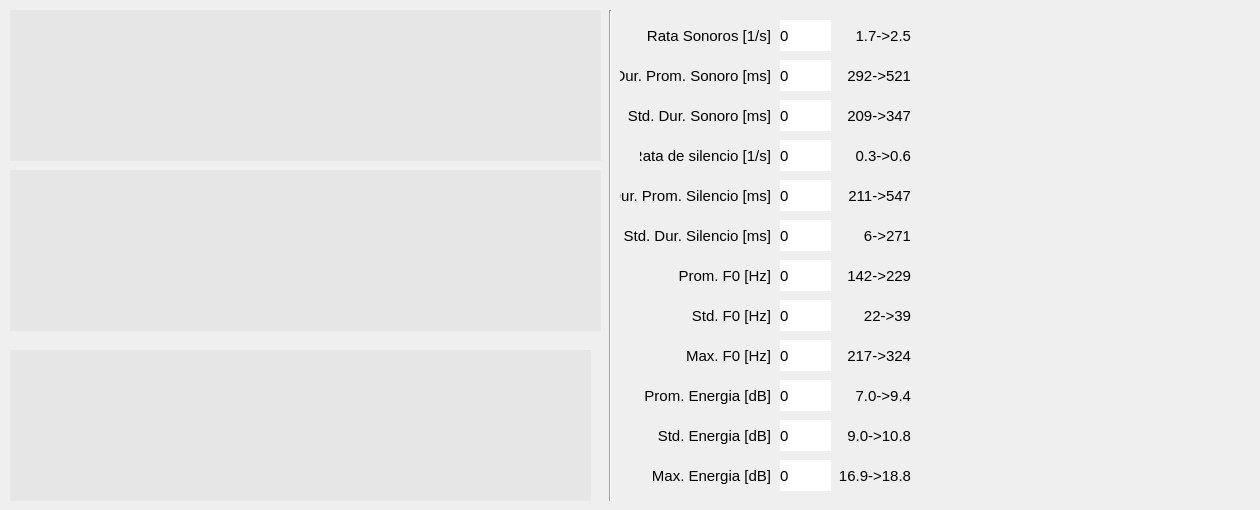
    <widget class="QWidget" name="tab_4">
     <attribute name="title">
      <string>Prosodia</string>
     </attribute>
     <widget class="QCustomPlot" name="customPlot_7" native="true">
      <property name="geometry">
       <rect>
        <x>10</x>
        <y>10</y>
        <width>591</width>
        <height>151</height>
       </rect>
      </property>
      <property name="styleSheet">
       <string notr="true">background-color: rgb(230, 230, 230);</string>
      </property>
     </widget>
     <widget class="QCustomPlot" name="customPlot_8" native="true">
      <property name="geometry">
       <rect>
        <x>10</x>
        <y>170</y>
        <width>591</width>
        <height>161</height>
       </rect>
      </property>
      <property name="styleSheet">
       <string notr="true">background-color: rgb(230, 230, 230);</string>
      </property>
     </widget>
     <widget class="QCustomPlot" name="customPlot_9" native="true">
      <property name="geometry">
       <rect>
        <x>10</x>
        <y>350</y>
        <width>581</width>
        <height>151</height>
       </rect>
      </property>
      <property name="styleSheet">
       <string notr="true">background-color: rgb(230, 230, 230);</string>
      </property>
     </widget>
     <widget class="Line" name="line_3">
      <property name="geometry">
       <rect>
        <x>600</x>
        <y>10</y>
        <width>20</width>
        <height>491</height>
       </rect>
      </property>
      <property name="orientation">
       <enum>Qt::Vertical</enum>
      </property>
     </widget>
     <widget class="QLabel" name="label_69">
      <property name="geometry">
       <rect>
        <x>780</x>
        <y>20</y>
        <width>51</width>
        <height>31</height>
       </rect>
      </property>
      <property name="font">
       <font>
        <pointsize>11</pointsize>
       </font>
      </property>
      <property name="styleSheet">
       <string notr="true">background-color: rgb(255, 255, 255);
border-color: rgb(0, 0, 0);</string>
      </property>
      <property name="text">
       <string>0</string>
      </property>
     </widget>
     <widget class="QLabel" name="label_70">
      <property name="geometry">
       <rect>
        <x>780</x>
        <y>60</y>
        <width>51</width>
        <height>31</height>
       </rect>
      </property>
      <property name="font">
       <font>
        <pointsize>11</pointsize>
       </font>
      </property>
      <property name="styleSheet">
       <string notr="true">background-color: rgb(255, 255, 255);
border-color: rgb(0, 0, 0);</string>
      </property>
      <property name="text">
       <string>0</string>
      </property>
     </widget>
     <widget class="QLabel" name="label_71">
      <property name="geometry">
       <rect>
        <x>780</x>
        <y>100</y>
        <width>51</width>
        <height>31</height>
       </rect>
      </property>
      <property name="font">
       <font>
        <pointsize>11</pointsize>
       </font>
      </property>
      <property name="styleSheet">
       <string notr="true">background-color: rgb(255, 255, 255);
border-color: rgb(0, 0, 0);</string>
      </property>
      <property name="text">
       <string>0</string>
      </property>
     </widget>
     <widget class="QLabel" name="label_72">
      <property name="geometry">
       <rect>
        <x>780</x>
        <y>140</y>
        <width>51</width>
        <height>31</height>
       </rect>
      </property>
      <property name="font">
       <font>
        <pointsize>11</pointsize>
       </font>
      </property>
      <property name="styleSheet">
       <string notr="true">background-color: rgb(255, 255, 255);
border-color: rgb(0, 0, 0);</string>
      </property>
      <property name="text">
       <string>0</string>
      </property>
     </widget>
     <widget class="QLabel" name="label_73">
      <property name="geometry">
       <rect>
        <x>780</x>
        <y>180</y>
        <width>51</width>
        <height>31</height>
       </rect>
      </property>
      <property name="font">
       <font>
        <pointsize>11</pointsize>
       </font>
      </property>
      <property name="styleSheet">
       <string notr="true">background-color: rgb(255, 255, 255);
border-color: rgb(0, 0, 0);</string>
      </property>
      <property name="text">
       <string>0</string>
      </property>
     </widget>
     <widget class="QLabel" name="label_74">
      <property name="geometry">
       <rect>
        <x>780</x>
        <y>220</y>
        <width>51</width>
        <height>31</height>
       </rect>
      </property>
      <property name="font">
       <font>
        <pointsize>11</pointsize>
       </font>
      </property>
      <property name="styleSheet">
       <string notr="true">background-color: rgb(255, 255, 255);
border-color: rgb(0, 0, 0);</string>
      </property>
      <property name="text">
       <string>0</string>
      </property>
     </widget>
     <widget class="QLabel" name="label_75">
      <property name="geometry">
       <rect>
        <x>780</x>
        <y>260</y>
        <width>51</width>
        <height>31</height>
       </rect>
      </property>
      <property name="font">
       <font>
        <pointsize>11</pointsize>
       </font>
      </property>
      <property name="styleSheet">
       <string notr="true">background-color: rgb(255, 255, 255);
border-color: rgb(0, 0, 0);</string>
      </property>
      <property name="text">
       <string>0</string>
      </property>
     </widget>
     <widget class="QLabel" name="label_76">
      <property name="geometry">
       <rect>
        <x>780</x>
        <y>300</y>
        <width>51</width>
        <height>31</height>
       </rect>
      </property>
      <property name="font">
       <font>
        <pointsize>11</pointsize>
       </font>
      </property>
      <property name="styleSheet">
       <string notr="true">background-color: rgb(255, 255, 255);
border-color: rgb(0, 0, 0);</string>
      </property>
      <property name="text">
       <string>0</string>
      </property>
     </widget>
     <widget class="QLabel" name="label_77">
      <property name="geometry">
       <rect>
        <x>780</x>
        <y>340</y>
        <width>51</width>
        <height>31</height>
       </rect>
      </property>
      <property name="font">
       <font>
        <pointsize>11</pointsize>
       </font>
      </property>
      <property name="styleSheet">
       <string notr="true">background-color: rgb(255, 255, 255);
border-color: rgb(0, 0, 0);</string>
      </property>
      <property name="text">
       <string>0</string>
      </property>
     </widget>
     <widget class="QLabel" name="label_78">
      <property name="geometry">
       <rect>
        <x>780</x>
        <y>380</y>
        <width>51</width>
        <height>31</height>
       </rect>
      </property>
      <property name="font">
       <font>
        <pointsize>11</pointsize>
       </font>
      </property>
      <property name="styleSheet">
       <string notr="true">background-color: rgb(255, 255, 255);
border-color: rgb(0, 0, 0);</string>
      </property>
      <property name="text">
       <string>0</string>
      </property>
     </widget>
     <widget class="QLabel" name="label_79">
      <property name="geometry">
       <rect>
        <x>780</x>
        <y>420</y>
        <width>51</width>
        <height>31</height>
       </rect>
      </property>
      <property name="font">
       <font>
        <pointsize>11</pointsize>
       </font>
      </property>
      <property name="styleSheet">
       <string notr="true">background-color: rgb(255, 255, 255);
border-color: rgb(0, 0, 0);</string>
      </property>
      <property name="text">
       <string>0</string>
      </property>
     </widget>
     <widget class="QLabel" name="label_80">
      <property name="geometry">
       <rect>
        <x>780</x>
        <y>460</y>
        <width>51</width>
        <height>31</height>
       </rect>
      </property>
      <property name="font">
       <font>
        <pointsize>11</pointsize>
       </font>
      </property>
      <property name="styleSheet">
       <string notr="true">background-color: rgb(255, 255, 255);
border-color: rgb(0, 0, 0);</string>
      </property>
      <property name="text">
       <string>0</string>
      </property>
     </widget>
     <widget class="QLabel" name="label_81">
      <property name="geometry">
       <rect>
        <x>640</x>
        <y>20</y>
        <width>131</width>
        <height>31</height>
       </rect>
      </property>
      <property name="font">
       <font>
        <pointsize>11</pointsize>
       </font>
      </property>
      <property name="text">
       <string>Rata Sonoros [1/s]</string>
      </property>
      <property name="alignment">
       <set>Qt::AlignRight|Qt::AlignTrailing|Qt::AlignVCenter</set>
      </property>
     </widget>
     <widget class="QLabel" name="label_82">
      <property name="geometry">
       <rect>
        <x>620</x>
        <y>60</y>
        <width>151</width>
        <height>31</height>
       </rect>
      </property>
      <property name="font">
       <font>
        <pointsize>11</pointsize>
       </font>
      </property>
      <property name="text">
       <string>Dur. Prom. Sonoro [ms]</string>
      </property>
      <property name="alignment">
       <set>Qt::AlignRight|Qt::AlignTrailing|Qt::AlignVCenter</set>
      </property>
     </widget>
     <widget class="QLabel" name="label_83">
      <property name="geometry">
       <rect>
        <x>620</x>
        <y>100</y>
        <width>151</width>
        <height>31</height>
       </rect>
      </property>
      <property name="font">
       <font>
        <pointsize>11</pointsize>
       </font>
      </property>
      <property name="text">
       <string>Std. Dur. Sonoro [ms]</string>
      </property>
      <property name="alignment">
       <set>Qt::AlignRight|Qt::AlignTrailing|Qt::AlignVCenter</set>
      </property>
     </widget>
     <widget class="QLabel" name="label_84">
      <property name="geometry">
       <rect>
        <x>640</x>
        <y>140</y>
        <width>131</width>
        <height>31</height>
       </rect>
      </property>
      <property name="font">
       <font>
        <pointsize>11</pointsize>
       </font>
      </property>
      <property name="text">
       <string>Rata de silencio [1/s]</string>
      </property>
      <property name="alignment">
       <set>Qt::AlignRight|Qt::AlignTrailing|Qt::AlignVCenter</set>
      </property>
     </widget>
     <widget class="QLabel" name="label_85">
      <property name="geometry">
       <rect>
        <x>620</x>
        <y>180</y>
        <width>151</width>
        <height>31</height>
       </rect>
      </property>
      <property name="font">
       <font>
        <pointsize>11</pointsize>
       </font>
      </property>
      <property name="text">
       <string>Dur. Prom. Silencio [ms]</string>
      </property>
      <property name="alignment">
       <set>Qt::AlignRight|Qt::AlignTrailing|Qt::AlignVCenter</set>
      </property>
     </widget>
     <widget class="QLabel" name="label_86">
      <property name="geometry">
       <rect>
        <x>620</x>
        <y>220</y>
        <width>151</width>
        <height>31</height>
       </rect>
      </property>
      <property name="font">
       <font>
        <pointsize>11</pointsize>
       </font>
      </property>
      <property name="text">
       <string>Std. Dur. Silencio [ms]</string>
      </property>
      <property name="alignment">
       <set>Qt::AlignRight|Qt::AlignTrailing|Qt::AlignVCenter</set>
      </property>
     </widget>
     <widget class="QLabel" name="label_87">
      <property name="geometry">
       <rect>
        <x>620</x>
        <y>260</y>
        <width>151</width>
        <height>31</height>
       </rect>
      </property>
      <property name="font">
       <font>
        <pointsize>11</pointsize>
       </font>
      </property>
      <property name="text">
       <string>Prom. F0 [Hz]</string>
      </property>
      <property name="alignment">
       <set>Qt::AlignRight|Qt::AlignTrailing|Qt::AlignVCenter</set>
      </property>
     </widget>
     <widget class="QLabel" name="label_88">
      <property name="geometry">
       <rect>
        <x>620</x>
        <y>300</y>
        <width>151</width>
        <height>31</height>
       </rect>
      </property>
      <property name="font">
       <font>
        <pointsize>11</pointsize>
       </font>
      </property>
      <property name="text">
       <string>Std. F0 [Hz]</string>
      </property>
      <property name="alignment">
       <set>Qt::AlignRight|Qt::AlignTrailing|Qt::AlignVCenter</set>
      </property>
     </widget>
     <widget class="QLabel" name="label_89">
      <property name="geometry">
       <rect>
        <x>620</x>
        <y>340</y>
        <width>151</width>
        <height>31</height>
       </rect>
      </property>
      <property name="font">
       <font>
        <pointsize>11</pointsize>
       </font>
      </property>
      <property name="text">
       <string>Max. F0 [Hz]</string>
      </property>
      <property name="alignment">
       <set>Qt::AlignRight|Qt::AlignTrailing|Qt::AlignVCenter</set>
      </property>
     </widget>
     <widget class="QLabel" name="label_90">
      <property name="geometry">
       <rect>
        <x>620</x>
        <y>380</y>
        <width>151</width>
        <height>31</height>
       </rect>
      </property>
      <property name="font">
       <font>
        <pointsize>11</pointsize>
       </font>
      </property>
      <property name="text">
       <string>Prom. Energia [dB]</string>
      </property>
      <property name="alignment">
       <set>Qt::AlignRight|Qt::AlignTrailing|Qt::AlignVCenter</set>
      </property>
     </widget>
     <widget class="QLabel" name="label_91">
      <property name="geometry">
       <rect>
        <x>620</x>
        <y>420</y>
        <width>151</width>
        <height>31</height>
       </rect>
      </property>
      <property name="font">
       <font>
        <pointsize>11</pointsize>
       </font>
      </property>
      <property name="text">
       <string>Std. Energia [dB]</string>
      </property>
      <property name="alignment">
       <set>Qt::AlignRight|Qt::AlignTrailing|Qt::AlignVCenter</set>
      </property>
     </widget>
     <widget class="QLabel" name="label_92">
      <property name="geometry">
       <rect>
        <x>620</x>
        <y>460</y>
        <width>151</width>
        <height>31</height>
       </rect>
      </property>
      <property name="font">
       <font>
        <pointsize>11</pointsize>
       </font>
      </property>
      <property name="text">
       <string>Max. Energia [dB]</string>
      </property>
      <property name="alignment">
       <set>Qt::AlignRight|Qt::AlignTrailing|Qt::AlignVCenter</set>
      </property>
     </widget>
     <widget class="QLabel" name="label_107">
      <property name="geometry">
       <rect>
        <x>840</x>
        <y>260</y>
        <width>71</width>
        <height>31</height>
       </rect>
      </property>
      <property name="font">
       <font>
        <pointsize>11</pointsize>
       </font>
      </property>
      <property name="text">
       <string>142-&gt;229</string>
      </property>
      <property name="alignment">
       <set>Qt::AlignRight|Qt::AlignTrailing|Qt::AlignVCenter</set>
      </property>
     </widget>
     <widget class="QLabel" name="label_108">
      <property name="geometry">
       <rect>
        <x>840</x>
        <y>300</y>
        <width>71</width>
        <height>31</height>
       </rect>
      </property>
      <property name="font">
       <font>
        <pointsize>11</pointsize>
       </font>
      </property>
      <property name="text">
       <string>22-&gt;39</string>
      </property>
      <property name="alignment">
       <set>Qt::AlignRight|Qt::AlignTrailing|Qt::AlignVCenter</set>
      </property>
     </widget>
     <widget class="QLabel" name="label_109">
      <property name="geometry">
       <rect>
        <x>840</x>
        <y>340</y>
        <width>71</width>
        <height>31</height>
       </rect>
      </property>
      <property name="font">
       <font>
        <pointsize>11</pointsize>
       </font>
      </property>
      <property name="text">
       <string>217-&gt;324</string>
      </property>
      <property name="alignment">
       <set>Qt::AlignRight|Qt::AlignTrailing|Qt::AlignVCenter</set>
      </property>
     </widget>
     <widget class="QLabel" name="label_110">
      <property name="geometry">
       <rect>
        <x>840</x>
        <y>380</y>
        <width>71</width>
        <height>31</height>
       </rect>
      </property>
      <property name="font">
       <font>
        <pointsize>11</pointsize>
       </font>
      </property>
      <property name="text">
       <string>7.0-&gt;9.4</string>
      </property>
      <property name="alignment">
       <set>Qt::AlignRight|Qt::AlignTrailing|Qt::AlignVCenter</set>
      </property>
     </widget>
     <widget class="QLabel" name="label_111">
      <property name="geometry">
       <rect>
        <x>840</x>
        <y>420</y>
        <width>71</width>
        <height>31</height>
       </rect>
      </property>
      <property name="font">
       <font>
        <pointsize>11</pointsize>
       </font>
      </property>
      <property name="text">
       <string>9.0-&gt;10.8</string>
      </property>
      <property name="alignment">
       <set>Qt::AlignRight|Qt::AlignTrailing|Qt::AlignVCenter</set>
      </property>
     </widget>
     <widget class="QLabel" name="label_112">
      <property name="geometry">
       <rect>
        <x>830</x>
        <y>460</y>
        <width>81</width>
        <height>31</height>
       </rect>
      </property>
      <property name="font">
       <font>
        <pointsize>11</pointsize>
       </font>
      </property>
      <property name="text">
       <string>16.9-&gt;18.8</string>
      </property>
      <property name="alignment">
       <set>Qt::AlignRight|Qt::AlignTrailing|Qt::AlignVCenter</set>
      </property>
     </widget>
     <widget class="QLabel" name="label_113">
      <property name="geometry">
       <rect>
        <x>840</x>
        <y>20</y>
        <width>71</width>
        <height>31</height>
       </rect>
      </property>
      <property name="font">
       <font>
        <pointsize>11</pointsize>
       </font>
      </property>
      <property name="text">
       <string>1.7-&gt;2.5</string>
      </property>
      <property name="alignment">
       <set>Qt::AlignRight|Qt::AlignTrailing|Qt::AlignVCenter</set>
      </property>
     </widget>
     <widget class="QLabel" name="label_114">
      <property name="geometry">
       <rect>
        <x>840</x>
        <y>60</y>
        <width>71</width>
        <height>31</height>
       </rect>
      </property>
      <property name="font">
       <font>
        <pointsize>11</pointsize>
       </font>
      </property>
      <property name="text">
       <string>292-&gt;521</string>
      </property>
      <property name="alignment">
       <set>Qt::AlignRight|Qt::AlignTrailing|Qt::AlignVCenter</set>
      </property>
     </widget>
     <widget class="QLabel" name="label_115">
      <property name="geometry">
       <rect>
        <x>840</x>
        <y>100</y>
        <width>71</width>
        <height>31</height>
       </rect>
      </property>
      <property name="font">
       <font>
        <pointsize>11</pointsize>
       </font>
      </property>
      <property name="text">
       <string>209-&gt;347</string>
      </property>
      <property name="alignment">
       <set>Qt::AlignRight|Qt::AlignTrailing|Qt::AlignVCenter</set>
      </property>
     </widget>
     <widget class="QLabel" name="label_116">
      <property name="geometry">
       <rect>
        <x>840</x>
        <y>140</y>
        <width>71</width>
        <height>31</height>
       </rect>
      </property>
      <property name="font">
       <font>
        <pointsize>11</pointsize>
       </font>
      </property>
      <property name="text">
       <string>0.3-&gt;0.6</string>
      </property>
      <property name="alignment">
       <set>Qt::AlignRight|Qt::AlignTrailing|Qt::AlignVCenter</set>
      </property>
     </widget>
     <widget class="QLabel" name="label_117">
      <property name="geometry">
       <rect>
        <x>840</x>
        <y>180</y>
        <width>71</width>
        <height>31</height>
       </rect>
      </property>
      <property name="font">
       <font>
        <pointsize>11</pointsize>
       </font>
      </property>
      <property name="text">
       <string>211-&gt;547</string>
      </property>
      <property name="alignment">
       <set>Qt::AlignRight|Qt::AlignTrailing|Qt::AlignVCenter</set>
      </property>
     </widget>
     <widget class="QLabel" name="label_118">
      <property name="geometry">
       <rect>
        <x>840</x>
        <y>220</y>
        <width>71</width>
        <height>31</height>
       </rect>
      </property>
      <property name="font">
       <font>
        <pointsize>11</pointsize>
       </font>
      </property>
      <property name="text">
       <string>6-&gt;271</string>
      </property>
      <property name="alignment">
       <set>Qt::AlignRight|Qt::AlignTrailing|Qt::AlignVCenter</set>
      </property>
     </widget>
     <widget class="QLabel" name="radarPros">
      <property name="geometry">
       <rect>
        <x>920</x>
        <y>80</y>
        <width>331</width>
        <height>321</height>
       </rect>
      </property>
      <property name="text">
       <string/>
      </property>
     </widget>
    </widget>
